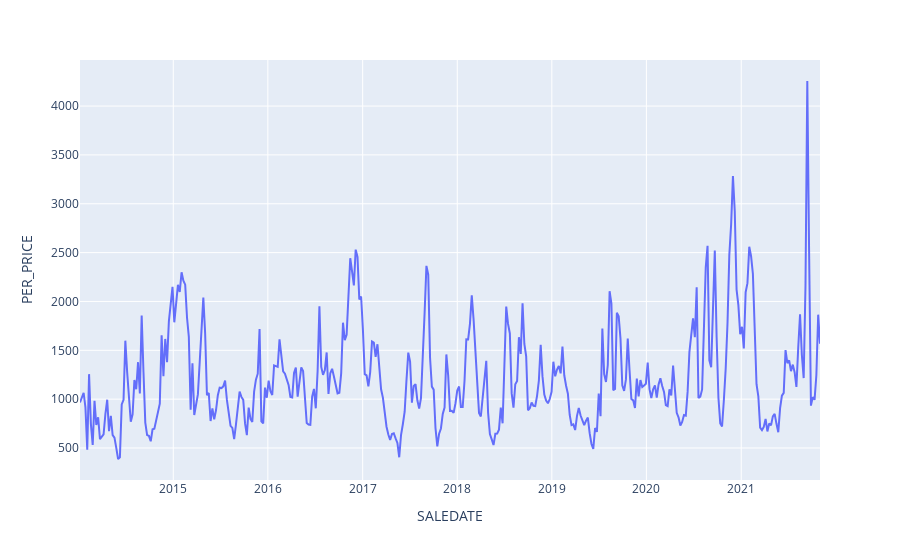

Notebook cell for this chart:
### Code cell
fig = px.line(mus_week, x='SALEDATE', y='PER_PRICE')
fig.show()

### Figure 1 — Plotly figure (JSON) as saved in the notebook; plotly's stock layout.template omitted (floating-point values rounded to 4 significant figures; data arrays with more than 128 entries replaced by an {"elided": "..."} marker saying what was removed)
{"data": [{"hovertemplate": "SALEDATE=%{x}<br>PER_PRICE=%{y}<extra></extra>", "legendgroup": "", "line": {"color": "#636efa", "dash": "solid"}, "marker": {"symbol": "circle"}, "mode": "lines", "name": "", "orientation": "v", "showlegend": false, "type": "scatter", "x": {"elided": "409 str values"}, "xaxis": "x", "y": {"elided": "409 float values"}, "yaxis": "y"}], "layout": {"legend": {"tracegroupgap": 0}, "margin": {"t": 60}, "xaxis": {"anchor": "y", "domain": [0, 1], "title": {"text": "SALEDATE"}}, "yaxis": {"anchor": "x", "domain": [0, 1], "title": {"text": "PER_PRICE"}}}}
